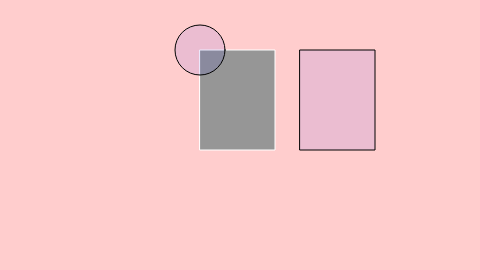
Frame 1 (no input)
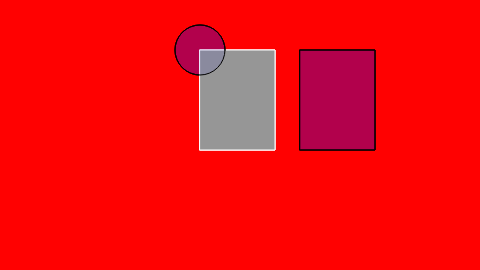
Frame 60 (no input)
Frame 120 (the mouse pressed at the canvas centre since frame 60): identical to frame 60, image omitted

The p5.js sketch that drew these frames (run headless with seeded random() and noise() and a simulated clock; from frame 60 on, the mouse is pressed at the canvas centre):

// p5.js sketch
// ── sketch.js
// Learning Processing
// Daniel Shiffman
// http://www.learningprocessing.com

// Example 1-1: stroke and fill

function setup() {
  createCanvas(480, 270);
}

function draw() {
  background(255, 0, 0, 50);
  
  stroke(255); 
  fill(150); 
  rect(200,50,75,100);

  stroke(0); 
  fill(0, 0, 255, 20); 
  ellipse(200, 50, 50, 50);
  rect(300,50,75,100);
}
